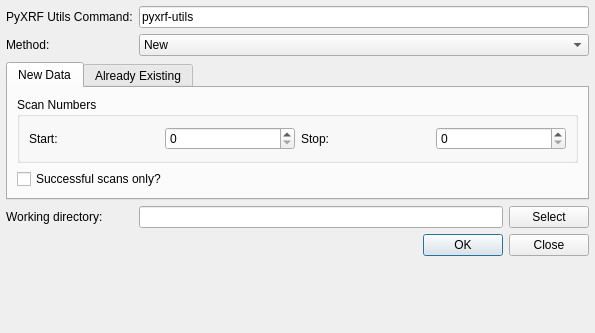
<?xml version="1.0" encoding="UTF-8"?>
<ui version="4.0">
 <class>PyXRFMakeHDF5Dialog</class>
 <widget class="QDialog" name="PyXRFMakeHDF5Dialog">
  <property name="geometry">
   <rect>
    <x>0</x>
    <y>0</y>
    <width>595</width>
    <height>333</height>
   </rect>
  </property>
  <property name="windowTitle">
   <string>PyXRF Make HDF5</string>
  </property>
  <layout class="QGridLayout" name="gridLayout">
   <property name="leftMargin">
    <number>6</number>
   </property>
   <property name="topMargin">
    <number>6</number>
   </property>
   <property name="rightMargin">
    <number>6</number>
   </property>
   <property name="bottomMargin">
    <number>6</number>
   </property>
   <item row="1" column="1" colspan="2">
    <widget class="QComboBox" name="method">
     <item>
      <property name="text">
       <string>New</string>
      </property>
     </item>
     <item>
      <property name="text">
       <string>Already Existing</string>
      </property>
     </item>
    </widget>
   </item>
   <item row="4" column="1">
    <widget class="QLineEdit" name="workingDirectory"/>
   </item>
   <item row="1" column="0">
    <widget class="QLabel" name="methodLabel">
     <property name="text">
      <string>Method:</string>
     </property>
     <property name="buddy">
      <cstring>method</cstring>
     </property>
    </widget>
   </item>
   <item row="6" column="0" colspan="3">
    <widget class="QDialogButtonBox" name="buttonBox">
     <property name="orientation">
      <enum>Qt::Horizontal</enum>
     </property>
     <property name="standardButtons">
      <set>QDialogButtonBox::Close|QDialogButtonBox::Ok</set>
     </property>
    </widget>
   </item>
   <item row="4" column="2">
    <widget class="QPushButton" name="selectWorkingDirectory">
     <property name="text">
      <string>Select</string>
     </property>
    </widget>
   </item>
   <item row="2" column="0" colspan="3">
    <widget class="QTabWidget" name="methodWidget">
     <property name="currentIndex">
      <number>0</number>
     </property>
     <widget class="QWidget" name="new_data">
      <attribute name="title">
       <string>New Data</string>
      </attribute>
      <layout class="QGridLayout" name="gridLayout_2">
       <item row="0" column="0" colspan="3">
        <widget class="QGroupBox" name="scanNumbersGroup">
         <property name="title">
          <string>Scan Numbers</string>
         </property>
         <layout class="QHBoxLayout" name="horizontalLayout">
          <item>
           <widget class="QLabel" name="scanStartLabel">
            <property name="text">
             <string>Start:</string>
            </property>
            <property name="buddy">
             <cstring>scanStart</cstring>
            </property>
           </widget>
          </item>
          <item>
           <widget class="QSpinBox" name="scanStart">
            <property name="maximum">
             <number>100000000</number>
            </property>
           </widget>
          </item>
          <item>
           <widget class="QLabel" name="scanStopLabel">
            <property name="text">
             <string>Stop:</string>
            </property>
            <property name="buddy">
             <cstring>scanStop</cstring>
            </property>
           </widget>
          </item>
          <item>
           <widget class="QSpinBox" name="scanStop">
            <property name="maximum">
             <number>100000000</number>
            </property>
           </widget>
          </item>
         </layout>
        </widget>
       </item>
       <item row="2" column="0" colspan="3">
        <widget class="QCheckBox" name="successfulScansOnly">
         <property name="text">
          <string>Successful scans only?</string>
         </property>
        </widget>
       </item>
      </layout>
     </widget>
     <widget class="QWidget" name="alreadyExisting">
      <attribute name="title">
       <string>Already Existing</string>
      </attribute>
     </widget>
    </widget>
   </item>
   <item row="4" column="0">
    <widget class="QLabel" name="workingDirectoryLabel">
     <property name="text">
      <string>Working directory:</string>
     </property>
     <property name="buddy">
      <cstring>workingDirectory</cstring>
     </property>
    </widget>
   </item>
   <item row="7" column="0" colspan="2">
    <spacer name="verticalSpacer">
     <property name="orientation">
      <enum>Qt::Vertical</enum>
     </property>
     <property name="sizeHint" stdset="0">
      <size>
       <width>20</width>
       <height>40</height>
      </size>
     </property>
    </spacer>
   </item>
   <item row="0" column="0">
    <widget class="QLabel" name="commandLabel">
     <property name="toolTip">
      <string>&lt;html&gt;&lt;head/&gt;&lt;body&gt;&lt;p&gt;Command for running pyxrf-utils, which will be used to run the make-hdf5 command.&lt;/p&gt;&lt;/body&gt;&lt;/html&gt;</string>
     </property>
     <property name="text">
      <string>PyXRF Utils Command:</string>
     </property>
    </widget>
   </item>
   <item row="0" column="1" colspan="2">
    <widget class="QLineEdit" name="command">
     <property name="toolTip">
      <string>&lt;html&gt;&lt;head/&gt;&lt;body&gt;&lt;p&gt;Command for running pyxrf-utils, which will be used to run the make-hdf5 command.&lt;/p&gt;&lt;/body&gt;&lt;/html&gt;</string>
     </property>
     <property name="text">
      <string>pyxrf-utils</string>
     </property>
    </widget>
   </item>
  </layout>
 </widget>
 <tabstops>
  <tabstop>command</tabstop>
  <tabstop>method</tabstop>
  <tabstop>methodWidget</tabstop>
  <tabstop>scanStart</tabstop>
  <tabstop>scanStop</tabstop>
  <tabstop>successfulScansOnly</tabstop>
  <tabstop>workingDirectory</tabstop>
  <tabstop>selectWorkingDirectory</tabstop>
 </tabstops>
 <resources/>
 <connections>
  <connection>
   <sender>buttonBox</sender>
   <signal>rejected()</signal>
   <receiver>PyXRFMakeHDF5Dialog</receiver>
   <slot>reject()</slot>
   <hints>
    <hint type="sourcelabel">
     <x>316</x>
     <y>260</y>
    </hint>
    <hint type="destinationlabel">
     <x>286</x>
     <y>274</y>
    </hint>
   </hints>
  </connection>
 </connections>
</ui>
